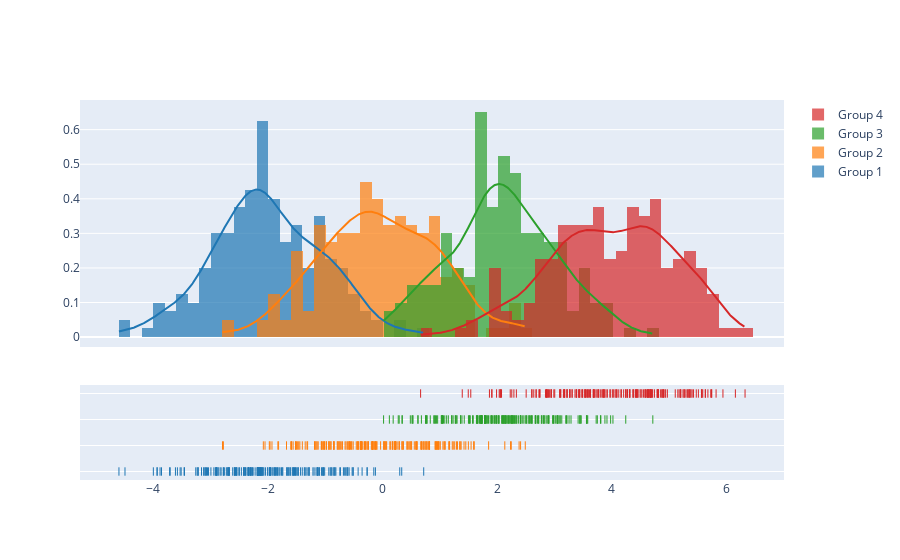

Write notebook code for a chart like this one.
### Code cell
import plotly.figure_factory as ff

# Add histogram data
x1 = np.random.randn(200) - 2
x2 = np.random.randn(200)
x3 = np.random.randn(200) + 2
x4 = np.random.randn(200) + 4

# Group data together
hist_data = [x1, x2, x3, x4]

group_labels = ['Group 1', 'Group 2', 'Group 3', 'Group 4']

# Create distplot with custom bin_size
fig = ff.create_distplot(hist_data, group_labels, bin_size=.2)
fig.show()

### Figure 1 — Plotly figure (JSON) as saved in the notebook; plotly's stock layout.template omitted (floating-point values rounded to 4 significant figures; data arrays with more than 128 entries replaced by an {"elided": "..."} marker saying what was removed)
{"data": [{"autobinx": false, "histnorm": "probability density", "legendgroup": "Group 1", "marker": {"color": "rgb(31, 119, 180)"}, "name": "Group 1", "opacity": 0.7, "type": "histogram", "x": {"elided": "200 float values"}, "xaxis": "x", "xbins": {"end": 0.7218, "size": 0.2, "start": -4.592}, "yaxis": "y"}, {"autobinx": false, "histnorm": "probability density", "legendgroup": "Group 2", "marker": {"color": "rgb(255, 127, 14)"}, "name": "Group 2", "opacity": 0.7, "type": "histogram", "x": {"elided": "200 float values"}, "xaxis": "x", "xbins": {"end": 2.493, "size": 0.2, "start": -2.787}, "yaxis": "y"}, {"autobinx": false, "histnorm": "probability density", "legendgroup": "Group 3", "marker": {"color": "rgb(44, 160, 44)"}, "name": "Group 3", "opacity": 0.7, "type": "histogram", "x": {"elided": "200 float values"}, "xaxis": "x", "xbins": {"end": 4.717, "size": 0.2, "start": 0.02203}, "yaxis": "y"}, {"autobinx": false, "histnorm": "probability density", "legendgroup": "Group 4", "marker": {"color": "rgb(214, 39, 40)"}, "name": "Group 4", "opacity": 0.7, "type": "histogram", "x": {"elided": "200 float values"}, "xaxis": "x", "xbins": {"end": 6.325, "size": 0.2, "start": 0.6676}, "yaxis": "y"}, {"legendgroup": "Group 1", "marker": {"color": "rgb(31, 119, 180)"}, "mode": "lines", "name": "Group 1", "showlegend": false, "type": "scatter", "x": {"elided": "500 float values"}, "xaxis": "x", "y": {"elided": "500 float values"}, "yaxis": "y"}, {"legendgroup": "Group 2", "marker": {"color": "rgb(255, 127, 14)"}, "mode": "lines", "name": "Group 2", "showlegend": false, "type": "scatter", "x": {"elided": "500 float values"}, "xaxis": "x", "y": {"elided": "500 float values"}, "yaxis": "y"}, {"legendgroup": "Group 3", "marker": {"color": "rgb(44, 160, 44)"}, "mode": "lines", "name": "Group 3", "showlegend": false, "type": "scatter", "x": {"elided": "500 float values"}, "xaxis": "x", "y": {"elided": "500 float values"}, "yaxis": "y"}, {"legendgroup": "Group 4", "marker": {"color": "rgb(214, 39, 40)"}, "mode": "lines", "name": "Group 4", "showlegend": false, "type": "scatter", "x": {"elided": "500 float values"}, "xaxis": "x", "y": {"elided": "500 float values"}, "yaxis": "y"}, {"legendgroup": "Group 1", "marker": {"color": "rgb(31, 119, 180)", "symbol": "line-ns-open"}, "mode": "markers", "name": "Group 1", "showlegend": false, "type": "scatter", "x": {"elided": "200 float values"}, "xaxis": "x", "y": {"elided": "200 str values"}, "yaxis": "y2"}, {"legendgroup": "Group 2", "marker": {"color": "rgb(255, 127, 14)", "symbol": "line-ns-open"}, "mode": "markers", "name": "Group 2", "showlegend": false, "type": "scatter", "x": {"elided": "200 float values"}, "xaxis": "x", "y": {"elided": "200 str values"}, "yaxis": "y2"}, {"legendgroup": "Group 3", "marker": {"color": "rgb(44, 160, 44)", "symbol": "line-ns-open"}, "mode": "markers", "name": "Group 3", "showlegend": false, "type": "scatter", "x": {"elided": "200 float values"}, "xaxis": "x", "y": {"elided": "200 str values"}, "yaxis": "y2"}, {"legendgroup": "Group 4", "marker": {"color": "rgb(214, 39, 40)", "symbol": "line-ns-open"}, "mode": "markers", "name": "Group 4", "showlegend": false, "type": "scatter", "x": {"elided": "200 float values"}, "xaxis": "x", "y": {"elided": "200 str values"}, "yaxis": "y2"}], "layout": {"barmode": "overlay", "hovermode": "closest", "legend": {"traceorder": "reversed"}, "xaxis": {"anchor": "y2", "domain": [0.0, 1.0], "zeroline": false}, "yaxis": {"anchor": "free", "domain": [0.35, 1], "position": 0.0}, "yaxis2": {"anchor": "x", "domain": [0, 0.25], "dtick": 1, "showticklabels": false}}}
